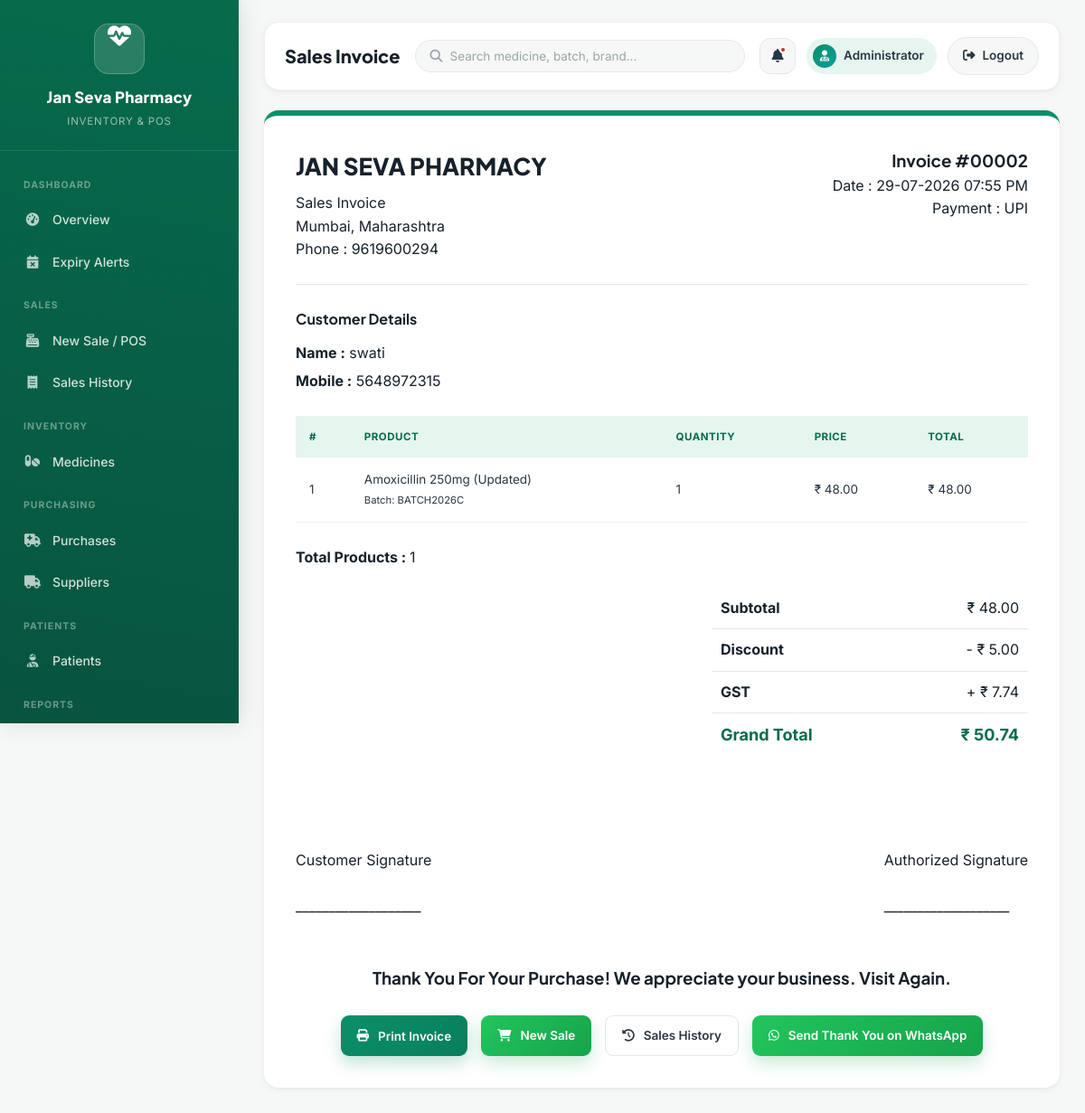
Page /invoice/2 (signed in) on the committed database.
### app.py (models this page shows, shortened)
class Settings(db.Model):
    id = db.Column(db.Integer, primary_key=True)
    shop_name = db.Column(db.String(150), default="JAN SEVA PHARMACY")
    phone_number = db.Column(db.String(20), default="")
    upi_id = db.Column(db.String(100), default="")
    thank_you_message = db.Column(
        db.String(300),
        default="Thank You For Your Purchase! We appreciate your business. Visit Again."
    )

class Sale(db.Model):
    id = db.Column(
        db.Integer,
        primary_key=True
    )
    customer_id = db.Column(
        db.Integer,
        db.ForeignKey("customer.id")
    )
    subtotal = db.Column(db.Float)
    discount = db.Column(db.Float)
    tax = db.Column(db.Float)
    total = db.Column(db.Float)
    payment_method = db.Column(db.String(30))
    date = db.Column(
        db.DateTime,
        default=lambda: datetime.utcnow() + timedelta(hours=5, minutes=30)
    )
    customer = db.relationship(
        "Customer",
        backref="sales"
    )
    items = db.relationship(
        "SaleItem",
        backref="sale",
        lazy=True,
        cascade="all, delete-orphan"
    )

class Customer(db.Model):
    id = db.Column(db.Integer, primary_key=True)
    name = db.Column(db.String(100))
    phone = db.Column(db.String(20))
    email = db.Column(db.String(100))
    address = db.Column(db.String(255))

class SaleItem(db.Model):
    id = db.Column(
        db.Integer,
        primary_key=True
    )
    sale_id = db.Column(
        db.Integer,
        db.ForeignKey("sale.id")
    )
    product_id = db.Column(
        db.Integer,
        db.ForeignKey("product.id")
    )
    batch_id = db.Column(
        db.Integer,
        db.ForeignKey("batch.id")
    )
    quantity = db.Column(db.Integer)
    price = db.Column(db.Float)
    product = db.relationship(
        "Product",
        backref="sale_items"
    )
    batch = db.relationship(
        "Batch",
        backref="sale_items"
    )

class Product(db.Model):
    id = db.Column(db.Integer, primary_key=True)
    code = db.Column(db.String(30), unique=True)
    name = db.Column(db.String(150), nullable=False)
    brand = db.Column(db.String(100))
    category = db.Column(db.String(100))
    batch_no = db.Column(db.String(50))
    manufacture_date = db.Column(db.Date)
    expiry_date = db.Column(db.Date)
    price = db.Column(db.Float)
    stock = db.Column(db.Integer, default=0)
    image = db.Column(db.String(255), default="default.png")
    created_at = db.Column(
        db.DateTime,
        default=datetime.utcnow
    )

class Batch(db.Model):
    id = db.Column(db.Integer, primary_key=True)
    product_id = db.Column(
        db.Integer,
        db.ForeignKey("product.id"),
        nullable=False
    )
    supplier_id = db.Column(
        db.Integer,
        db.ForeignKey("supplier.id")
    )
    batch_no = db.Column(db.String(50))
    barcode = db.Column(db.String(64), unique=True)
    invoice_no = db.Column(db.String(50))
    manufacture_date = db.Column(db.Date)
    expiry_date = db.Column(db.Date)
    quantity_purchased = db.Column(db.Integer, default=0)
    quantity_remaining = db.Column(db.Integer, default=0)
    purchase_price = db.Column(db.Float, default=0)
    selling_price = db.Column(db.Float, default=0)
    gst_percent = db.Column(db.Float, default=0)
    location = db.Column(db.String(100))
    created_at = db.Column(
        db.DateTime,
        default=datetime.utcnow
    )
    product = db.relationship(
        "Product",
        backref="batches"
    )
    supplier = db.relationship(
        "Supplier",
        backref="batches"
    )

### app.py (the view)
@app.route("/invoice/<int:sale_id>")
@login_required
def invoice(sale_id):
    sale = Sale.query.get_or_404(
        sale_id
    )
    items = SaleItem.query.filter_by(
        sale_id=sale.id
    ).all()
    customer = None
    if sale.customer_id:
        customer = Customer.query.get(
            sale.customer_id
        )
    return render_template(
        "invoice.html",
        sale=sale,
        items=items,
        customer=customer,
        settings=get_settings(),
        today=date.today()
    )

### app.py (called while the page is built)
def get_settings():
    settings = Settings.query.first()
    if not settings:
        settings = Settings()
        db.session.add(settings)
        db.session.commit()
    return settings

def login_required(f):
    @wraps(f)
    def decorated(*args, **kwargs):
        if "user_id" not in session:
            flash("Please login first.", "warning")
            return redirect(url_for("login"))
        return f(*args, **kwargs)
    return decorated

### templates/invoice.html (shortened to what this page needs)
{% extends "base.html" %}
{% block page_title %}Sales Invoice{% endblock %}
{% block content %}
<div class="invoice">
    <div class="invoice-header">
        <div>
            <h1 class="invoice-title">
                {{ settings.shop_name or "JAN SEVA PHARMACY" }}
            </h1>
            <p>
                Sales Invoice
            </p>
            <p>
                Mumbai, Maharashtra
            </p>
            {% if settings.phone_number %}
            <p>
                Phone : {{ settings.phone_number }}
            </p>
            {% endif %}
        </div>
        <div style="text-align:right;">
            <h3>
                Invoice #{{ "%05d"|format(sale.id) }}
            </h3>
            <p>
                Date :
                {{ sale.date.strftime('%d-%m-%Y %I:%M %p') }}
            </p>
            <p>
                Payment :
                {{ sale.payment_method }}
            </p>
        </div>
    </div>
    <hr>
    <div class="invoice-details">
        <h3>
            Customer Details
        </h3>
        {% if customer %}
        <p>
            <strong>Name :</strong>
            {{ customer.name }}
        </p>
        <p>
            <strong>Mobile :</strong>
            {{ customer.phone }}
        </p>
        {% else %}
        <p>
            Walk-in Customer
        </p>
        {% endif %}
    </div>
    <table class="table">
        <thead>
            <tr>
                <th>
                    #
                </th>
                <th>
                    Product
                </th>
                <th>
                    Quantity
                </th>
                <th>
                    Price
                </th>
                <th>
                    Total
                </th>
            </tr>
        </thead>
        <tbody>
        {% for item in items %}
        <tr>
            <td>
                {{ loop.index }}
            </td>
            <td>
                {{ item.product.name if item.product else "Unknown Medicine" }}
                {% if item.batch %}
                <br><small>Batch: {{ item.batch.batch_no or "-" }}</small>
                {% endif %}
            </td>
            <td>
                {{ item.quantity }}
            </td>
            <td>
                ₹ {{ "%.2f"|format(item.price) }}
            </td>
            <td>
                ₹ {{ "%.2f"|format(item.quantity * item.price) }}
            </td>
        </tr>
        {% endfor %}
        </tbody>
    </table>
    <br>
    <p>
        <strong>
            Total Products :
        </strong>
        {{ items|length }}
    </p>
    <div class="invoice-total">
        <table style="width:350px;float:right;">
            <tr>
                <td>
                    <strong>
                        Subtotal
                    </strong>
                </td>
                <td style="text-align:right;">
                    ₹ {{ "%.2f"|format(sale.subtotal) }}
                </td>
            </tr>
            <tr>
                <td>
                    <strong>
                        Discount
                    </strong>
                </td>
                <td style="text-align:right;">
                    - ₹ {{ "%.2f"|format(sale.discount) }}
                </td>
            </tr>
            <tr>
                <td>
                    <strong>
                        GST
                    </strong>
                </td>
                <td style="text-align:right;">
                    + ₹ {{ "%.2f"|format(sale.tax) }}
                </td>
            </tr>
            <tr style="font-size:18px;">
                <td>
                    <strong>
                        Grand Total
                    </strong>
                </td>
                <td style="text-align:right;">
                    <strong>
                        ₹ {{ "%.2f"|format(sale.total) }}
                    </strong>
                </td>
            </tr>
        </table>
    </div>
    <br><br>
    <div style="
        display:flex;
        justify-content:space-between;
        margin-top:50px;
    ">
        <div>
            Customer Signature
            <br><br>
            ___________________
        </div>
        <div>
            Authorized Signature
            <br><br>
            ___________________
        </div>
    </div>
    <br><br>
    <div style="text-align:center;">
        <h3>
            {{ settings.thank_you_message or "Thank You For Your Purchase! We appreciate your business. Visit Again." }}
        </h3>
    </div>
    <br>
    <div style="
        display:flex;
        justify-content:center;
        gap:15px;
    ">
        <button
            class="btn btn-primary"
            onclick="window.print()">
            <i class="fa fa-print"></i>
            Print Invoice
        </button>
        <a
            href="{{ url_for('pos') }}"
            class="btn btn-success">
            <i class="fa fa-cart-shopping"></i>
            New Sale
        </a>
        <a
            href="{{ url_for('sales_history') }}"
            class="btn btn-secondary">
            <i class="fa fa-clock-rotate-left"></i>
            Sales History
        </a>
        {% if customer and customer.phone %}
        {% set wa_message =
            'Hi ' ~ (customer.name or 'there') ~ ',\n\n' ~
            (settings.thank_you_message or 'Thank You For Your Purchase! We appreciate your business. Visit Again.') ~
            '\n\nInvoice #' ~ ('%05d'|format(sale.id)) ~
            '\nAmount Paid : Rs. ' ~ ('%.2f'|format(sale.total)) ~
            '\n- ' ~ (settings.shop_name or 'Jan Seva Pharmacy')
        %}
        <a
            href="https://wa.me/91{{ customer.phone }}?text={{ wa_message | urlencode }}"
            target="_blank"
            class="btn btn-success">
            <i class="fa-brands fa-whatsapp"></i>
            Send Thank You on WhatsApp
        </a>
        {% endif %}
    </div>
</div>
{% endblock %}

### static/css/style.css (style rules this page uses)
:root { --primary:#0B8F6A; --primary-dark:#087F5B; --primary-darker:#066B4C; --primary-light:#E5F6EF; --primary-lighter:#F2FAF6; --secondary:#0F9D9A; --secondary-dark:#0C817E; --secondary-light:#E3F7F6; --bg:#F6F8F7; --white:#FFFFFF; --ink:#17212B; --ink-soft:#2A3642; --muted:#6B7280; --muted-light:#9AA5B1; --border:#E5E7EB; --border-soft:#EEF1F0; --success:#16A34A; --success-bg:#E7F7EC; --success-text:#0F7A34; --warning:#F59E0B; --warning-bg:#FEF3DD; --warning-text:#93630A; --danger:#DC2626; --danger-bg:#FDEBEB; --danger-text:#B31E1E; --info:#0F9D9A; --info-bg:#E3F7F6; --info-text:#0C817E; --purple:#7C3AED; --purple-bg:#EFE6FE; --purple-text:#6423C7; --teal:#0D9488; --teal-bg:#DEF5F2; --teal-text:#0A7A70; --orange:#F97316; --orange-bg:#FFEADB; --orange-text:#C2570D; --brown:#92400E; --brown-bg:#F3E5D8; --brown-text:#7A350C; --radius-lg:16px; --radius-md:12px; --radius-sm:9px; --radius-xs:7px; --shadow-card:0 2px 10px rgba(17,34,28,.05), 0 1px 2px rgba(17,34,28,.04); --shadow-card-hover:0 16px 32px rgba(11,143,106,.14); --shadow-pop:0 24px 55px rgba(6,40,30,.35); --shadow-header:0 1px 0 rgba(17,34,28,.06); --font-heading:'Plus Jakarta Sans', sans-serif; --font-body:'Inter', sans-serif; }
* { margin:0; padding:0; box-sizing:border-box; font-family:var(--font-body); }
* { transition: background .18s ease, color .18s ease, border-color .18s ease, box-shadow .18s ease, transform .18s ease; }
html { scroll-behavior:smooth; }
body { background:var(--bg); color:var(--ink); line-height:1.6; -webkit-font-smoothing:antialiased; }
h1,h2,h3,h4,h5 { font-family:var(--font-heading); color:var(--ink); }
a { text-decoration:none; }
button, input, select, textarea { font-family:var(--font-body); }
button { cursor:pointer; }
.btn { display:inline-flex; align-items:center; justify-content:center; gap:8px; padding:11px 18px; border:none; border-radius:var(--radius-sm); text-decoration:none; color:#ffffff; font-size:13.5px; font-weight:600; cursor:pointer; }
.btn i { margin-right:2px; }
.btn-primary { background:linear-gradient(135deg,var(--primary),var(--primary-dark)); box-shadow:0 8px 18px rgba(11,143,106,.25); }
.btn-success { background:linear-gradient(135deg,#22C55E,var(--success)); box-shadow:0 8px 18px rgba(22,163,74,.22); }
.btn-secondary { background:#ffffff; color:var(--ink-soft); border:1.5px solid var(--border); box-shadow:none; }
.table { width:100%; border-collapse:collapse; }
.table thead { background:var(--primary-lighter); color:var(--primary-darker); }
.table th { padding:14px 15px; text-align:left; font-weight:700; font-size:11.5px; text-transform:uppercase; letter-spacing:.5px; white-space:nowrap; }
.table td { padding:14px 15px; border-bottom:1px solid var(--border-soft); vertical-align:middle; font-size:13.5px; color:var(--ink-soft); }
.table tbody tr { background:#ffffff; }
.invoice { background:var(--white); padding:35px; border-radius:var(--radius-lg); box-shadow:var(--shadow-card); border-top:6px solid var(--primary); }
.invoice-header { display:flex; justify-content:space-between; align-items:flex-start; margin-bottom:25px; }
.invoice-title { font-size:26px; font-weight:800; color:var(--ink); margin-bottom:8px; }
.invoice-details { margin:25px 0; }
.invoice-details h3 { margin-bottom:12px; color:var(--primary-dark); font-size:16px; }
.invoice-details p { margin:6px 0; }
.invoice-total { margin-top:20px; }
.invoice-total table { width:350px; margin-left:auto; border-collapse:collapse; }
.invoice-total td { padding:10px; border-bottom:1px solid var(--border); }
.invoice-total tr:last-child td { border-bottom:none; font-size:18px; color:var(--primary-darker); font-weight:700; }
.invoice hr { border:none; border-top:1px solid var(--border); margin:20px 0; }
.invoice table th { background:var(--primary-light); color:var(--primary-darker); }
.invoice h3 { color:var(--ink); }

### rows in the picture
Settings: shop_name "JAN SEVA PHARMACY", phone_number "9619600294", thank_you_message "Thank You For Your Purchase! We appreciate your business. Visit Again."
Sale: id "00002", date "29-07-2026 07:55 PM", payment_method "UPI", subtotal "48.00", discount "5.00", tax "7.74", total "50.74"
Customer: name "swati", phone "5648972315"
SaleItem: product "Amoxicillin 250mg (Updated)", batch "BATCH2026C", quantity "1", price "48.00", item.quantity*item.price "48.00"

### other values in the picture
{{ session.get('name', 'Administrator') }} "Administrator"
{{ items|length }} "1"
